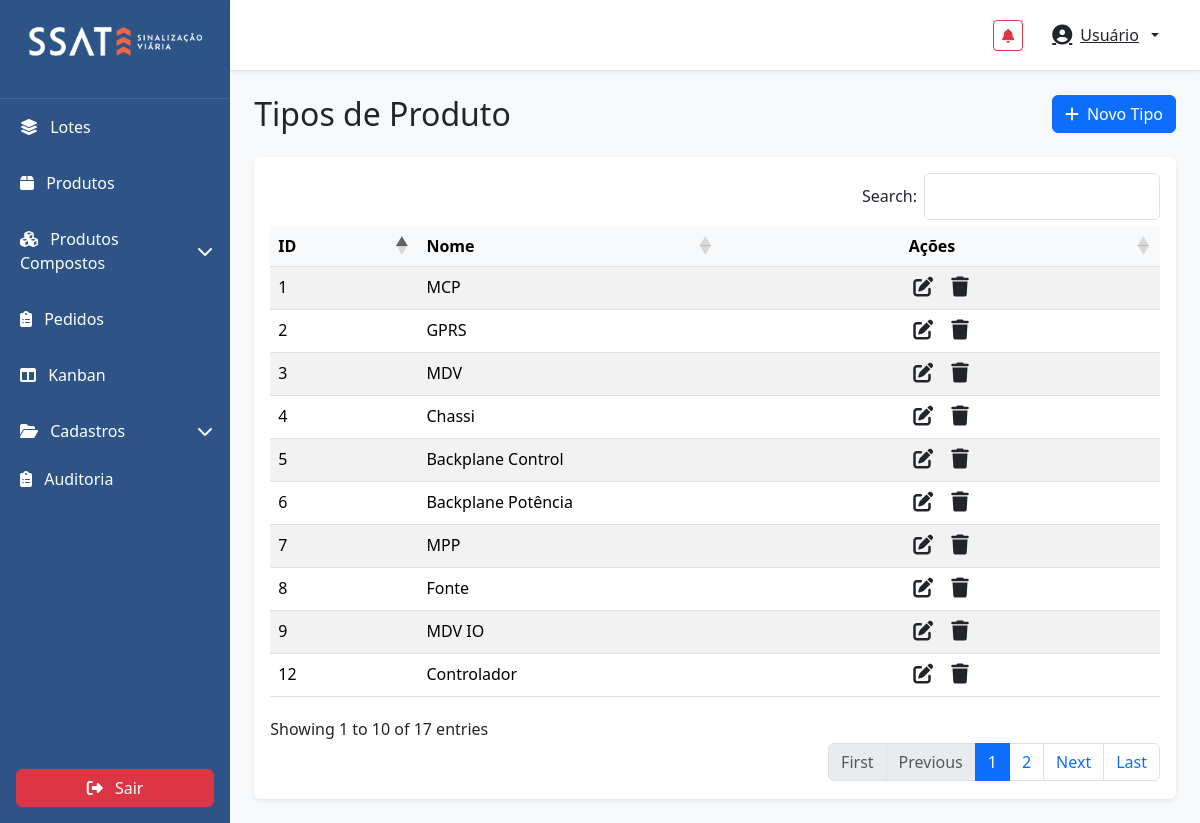
Screenshot of /src/views/index.php?page=tipos (signed in) with the database file from the repository.
### tables this page shows
CREATE TABLE `tipos` (
  `id` int(11) NOT NULL,
  `nome` varchar(255) NOT NULL,
  `is_composite` tinyint(1) NOT NULL DEFAULT '0',
  `created_at` timestamp NOT NULL DEFAULT CURRENT_TIMESTAMP,
  `updated_at` timestamp NOT NULL DEFAULT CURRENT_TIMESTAMP ON UPDATE CURRENT_TIMESTAMP
);

### src/models/Tipo.php (called while the page is built, shortened)
<?php
class Tipo
{
    private $conn;
    public function __construct($db)
    {
        $this->conn = $db;
    }
    public function getAll()
    {
        $stmt = $this->conn->query('SELECT * FROM tipos');
        return $stmt->fetchAll(PDO::FETCH_ASSOC);
    }
}

### src/views/tipo.php (shortened to what this page needs)
<?php
require 'src/models/Tipo.php';
$database = Database::getInstance();
$db = $database->getConnection();
$TipoModel = new Tipo($db);
$tipos = $TipoModel->getAll();
?>
<div class="container-fluid p-4">
    <div class="d-flex justify-content-between align-items-center mb-4">
        <h2 class="mb-0">Tipos de Produto</h2>
        <button class="btn btn-primary" id="add-produto">
            <i class="fas fa-plus me-2"></i>Novo Tipo
        </button>
    </div>
    <div class="card">
        <div class="card-body">
            <table id="tipos-table" class="table table-striped table-hover" style="width:100%">
                <thead>
                    <tr>
                        <th>ID</th>
                        <th>Nome</th>
                        <th style="width: 120px; text-align: center;">Ações</th>
                    </tr>
                </thead>
                <tbody>
                    <?php foreach ($tipos as $tipo) : ?>
                        <tr>
                            <td><?= $tipo['id'] ?></td>
                            <td><?= $tipo['nome'] ?></td>
                            <td>
                                <div class="d-flex justify-content-center align-items-center gap-3">
                                    <button class="btn btn-link text-dark p-0 edit-tipo" data-id="<?= $tipo['id'] ?>" title="Editar">
                                        <i class="fas fa-edit fs-5"></i>
                                    </button>
                                    <button class="btn btn-link text-dark p-0 delete-tipo" data-id="<?= $tipo['id'] ?>" title="Excluir">
                                        <i class="fas fa-trash fs-5"></i>
                                    </button>
                                </div>
                            </td>
                        </tr>
                    <?php endforeach; ?>
                </tbody>
            </table>
        </div>
    </div>
</div>

### public/css/app.css (style rules this page uses)
:root { --sidebar-width: 285px; }
body { background-color: #f8f9fa; }
.card { box-shadow: 0 0.125rem 0.25rem rgba(0, 0, 0, 0.075); border: none; }
.btn { transition: all 0.2s; }
.table { margin-bottom: 0; }
.table thead th { border-top: none; background-color: #f8f9fa; font-weight: 600; }

### rows the page displays
tipos: id "1", nome "MCP"
tipos: id "2", nome "GPRS"
tipos: id "3", nome "MDV"
tipos: id "4", nome "Chassi"
tipos: id "5", nome "Backplane Control"
tipos: id "6", nome "Backplane Potência"
tipos: id "7", nome "MPP"
tipos: id "8", nome "Fonte"
tipos: id "9", nome "MDV IO"
tipos: id "12", nome "Controlador"
